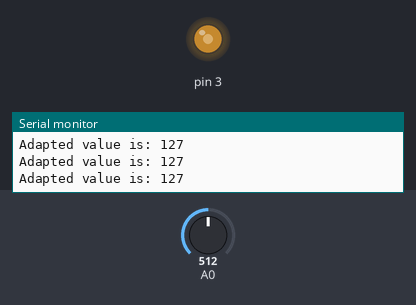
Simulated run of this sketch. Board: Arduino Uno, built with avr-gcc and run on an emulated ATmega328P. Parts: output pins drawn as LEDs (lit = HIGH), the last lines printed to the serial monitor. Inputs (shaded band) come from the test bench; at power-on: A0 = 512.

Above: at 1.3 s.
1.4 s: A0 set to 420
At 2.0 s:
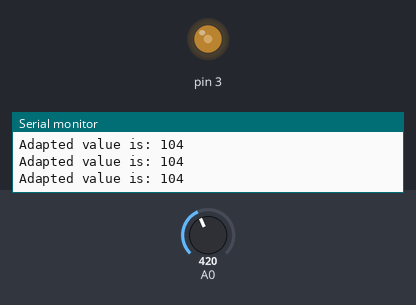
2.9 s: A0 set to 388
At 3.7 s:
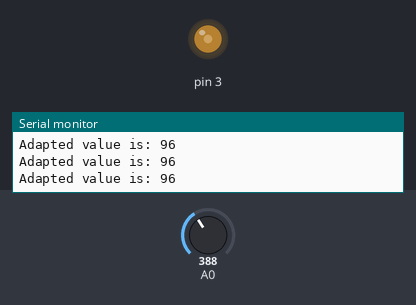
5.9 s: A0 set to 716
At 7.1 s:
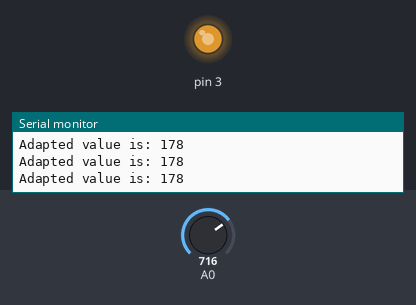
7.4 s: A0 set to 900
At 8.5 s:
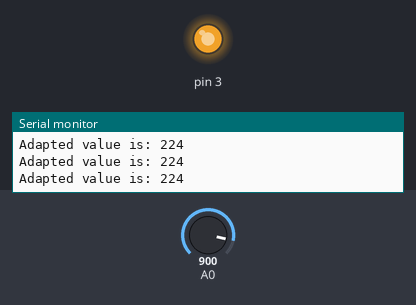
8.9 s: A0 set to 122
At 9.9 s:
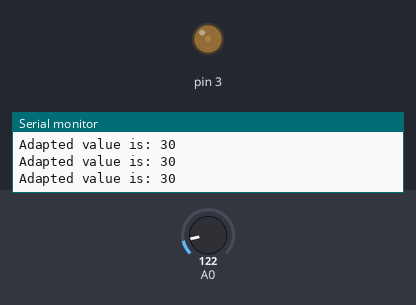
10.4 s: A0 set to 44
At 11.7 s:
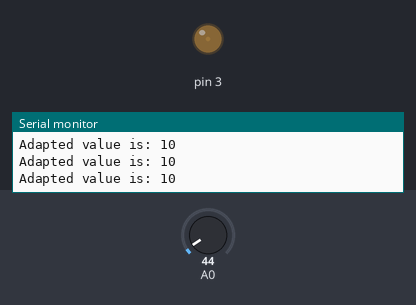
13.4 s: A0 set to 37
Timing chart, 0 to 16.4 s (numbered marks = the images above; inputs shaded):
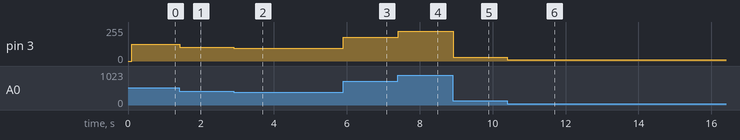

The sketch:

pote_analogo.ino
```cpp
void setup()
{
  // put your setup code here, to run once:
  Serial.begin(9600);
  delay(100);
}

void loop()
{
  // put your main code here, to run repeatedly:
  int read_value = analogRead(A0);
  int adapted_value = map(read_value, 0, 1023, 0, 255);
  analogWrite(3, adapted_value);
  Serial.println("Adapted value is: " + String(adapted_value));
}

float mapfloat(float x, float in_min, float in_max, float out_min, float out_max)
{
  return (x - in_min) * (out_max - out_min) / (in_max - in_min) + out_min;
}
```

Measured:
- after the input at 1.4 s, pin 3: 127/255 → 104/255 at once
- after the input at 2.9 s, pin 3: 104/255 → 96/255 at once
- after the input at 5.9 s, pin 3: 96/255 → 178/255 at once
- after the input at 7.4 s, pin 3: 178/255 → 224/255 at once
- after the input at 8.9 s, pin 3: 224/255 → 30/255 at once
- after the input at 10.4 s, pin 3: 30/255 → 10/255 at once
- after the input at 13.4 s, pin 3: 10/255 → 9/255 at once
